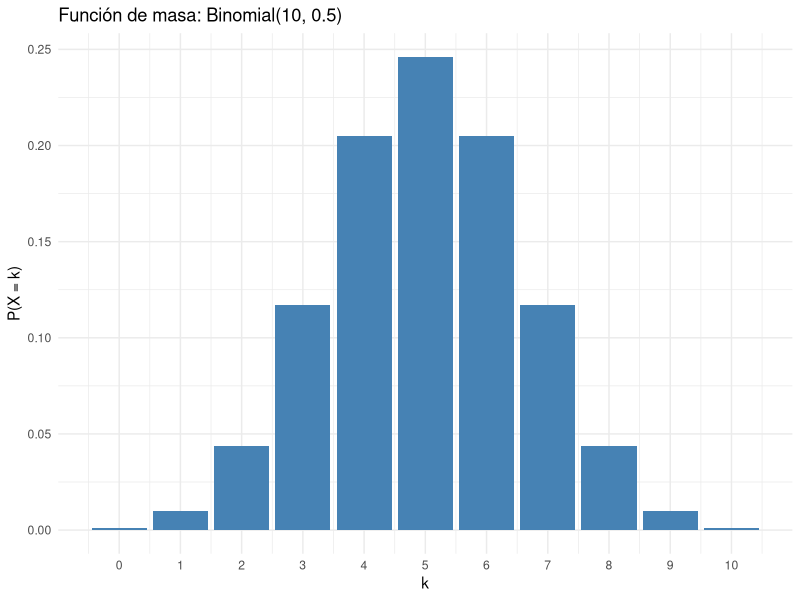
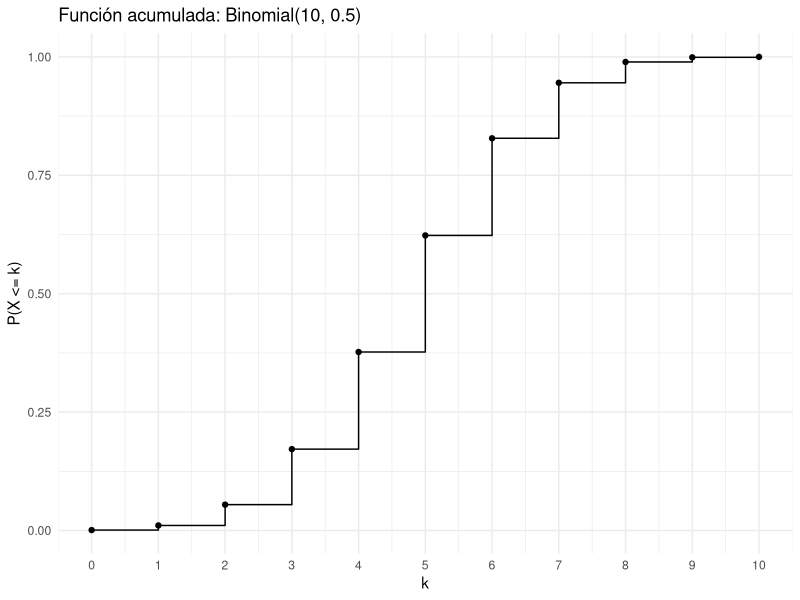
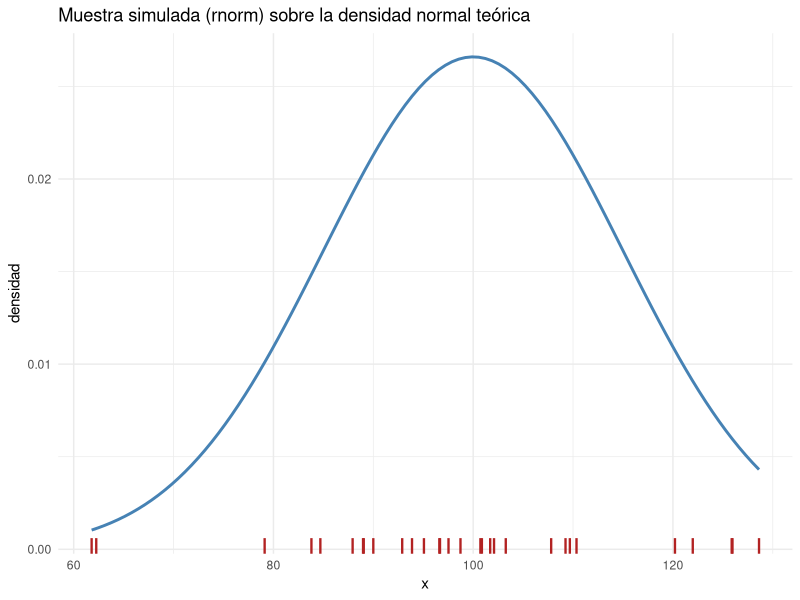
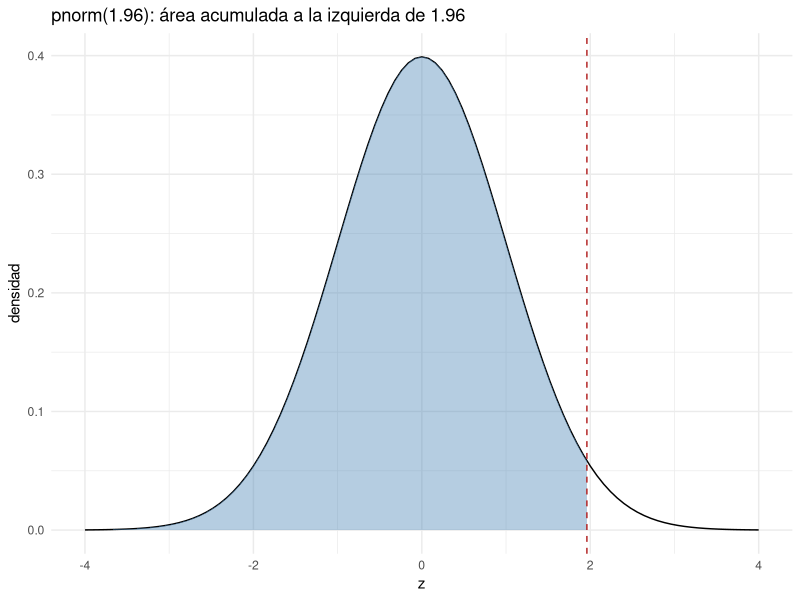
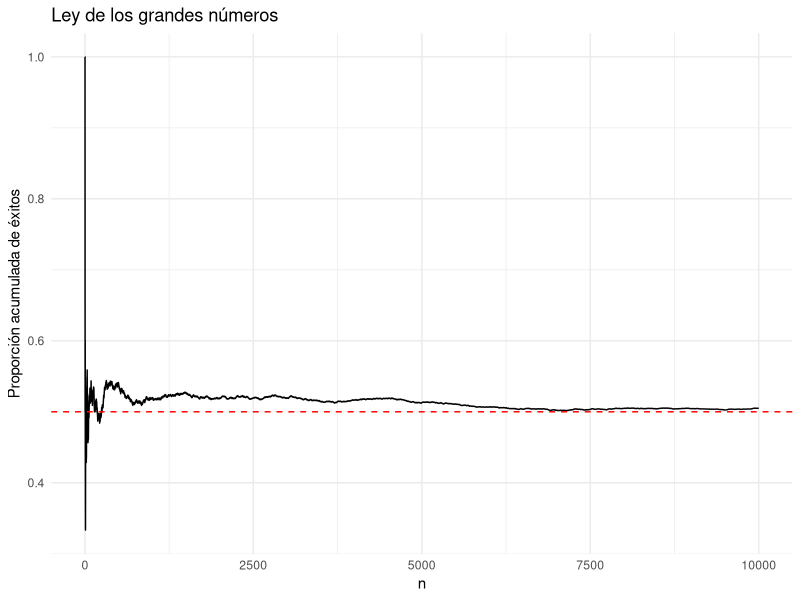
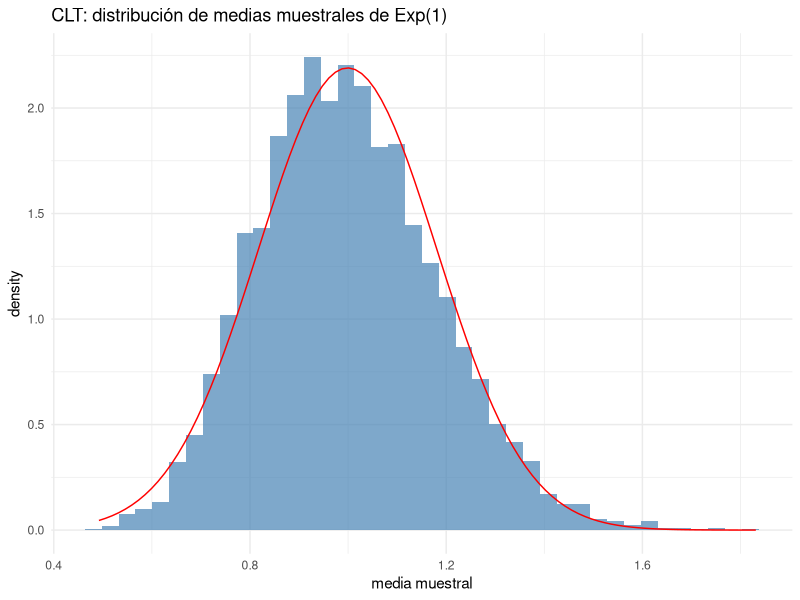
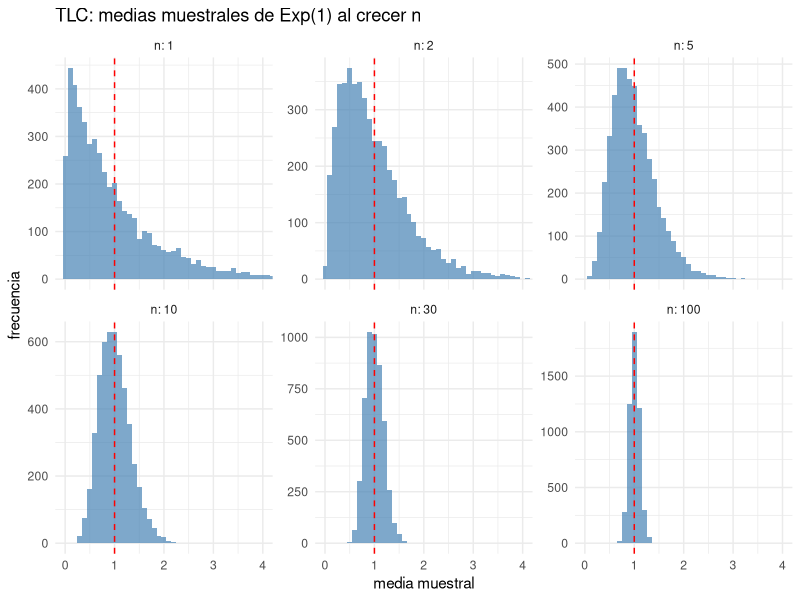
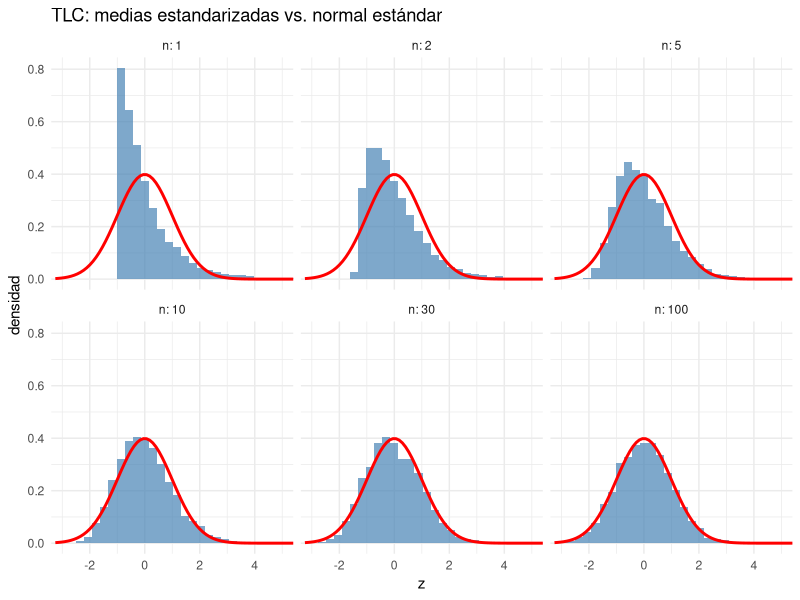

These figures' R source, in order:
## ---- chunk 1
library(tidyverse)
library(skimr)      # resúmenes descriptivos rápidos de un data frame completo

# Función del capítulo anterior, la reutilizamos aquí:
error_estandar <- function(x, na.rm = TRUE) {
  n <- if (na.rm) sum(!is.na(x)) else length(x)
  sd(x, na.rm = na.rm) / sqrt(n)
}
## ---- chunk 2
dnorm(0, mean = 0, sd = 1)          # altura de la densidad normal en 0
pnorm(1.96)                          # P(Z <= 1.96) ≈ 0.975
qnorm(0.975)                         # cuantil 97.5% ≈ 1.96
rnorm(5, mean = 100, sd = 15)        # 5 valores aleatorios N(100, 15^2)

# Mismo patrón para binomial, Poisson, etc.
dbinom(3, size = 10, prob = 0.5)     # P(X = 3) con X ~ Binomial(10, 0.5)
ppois(5, lambda = 3)                 # P(X <= 5) con X ~ Poisson(3)
## ---- chunk 3
dbinom(3, size = 10, prob = 0.5)             # P(X = 3)
dbinom(0:10, size = 10, prob = 0.5)          # toda la función de masa, k = 0, ..., 10
sum(dbinom(0:10, size = 10, prob = 0.5))     # suma 1
## ---- chunk 4
pbinom(3, size = 10, prob = 0.5)             # P(X <= 3)
sum(dbinom(0:3, size = 10, prob = 0.5))      # lo mismo: la acumulada es la suma de la masa

1 - pbinom(3, size = 10, prob = 0.5)                    # P(X > 3)
pbinom(3, size = 10, prob = 0.5, lower.tail = FALSE)    # lo mismo, sin restar
pbinom(5, 10, 0.5) - pbinom(1, 10, 0.5)                 # P(2 <= X <= 5): se resta P(X <= 1), no P(X <= 2)
## ---- chunk 5
qbinom(0.5, size = 10, prob = 0.5)           # mediana: el k más chico con P(X <= k) >= 0.5
## ---- chunk 6
dist_binomial <- tibble(
  k         = 0:10,
  masa      = dbinom(k, size = 10, prob = 0.5),
  acumulada = pbinom(k, size = 10, prob = 0.5)
)

ggplot(dist_binomial, aes(k, masa)) +
  geom_col(fill = "steelblue") +
  scale_x_continuous(breaks = 0:10) +
  labs(title = "Función de masa: Binomial(10, 0.5)", y = "P(X = k)") +
  theme_minimal()

ggplot(dist_binomial, aes(k, acumulada)) +
  geom_step() +                        # escalón: la acumulada salta en cada k
  geom_point() +
  scale_x_continuous(breaks = 0:10) +
  labs(title = "Función acumulada: Binomial(10, 0.5)", y = "P(X <= k)") +
  theme_minimal()
## ---- chunk 7
dnorm(100, mean = 100, sd = 15)              # altura de la curva en 100 (no es probabilidad)

pnorm(115, mean = 100, sd = 15)              # P(X <= 115)
1 - pnorm(115, mean = 100, sd = 15)          # P(X > 115)
pnorm(115, 100, 15) - pnorm(85, 100, 15)     # P(85 < X < 115)

qnorm(0.90, mean = 100, sd = 15)             # percentil 90
pnorm(qnorm(0.90, 100, 15), 100, 15)         # q y p son inversas: regresa 0.90
## ---- chunk 8
set.seed(2026)
muestra_normal <- rnorm(30, mean = 100, sd = 15)

ggplot(tibble(x = muestra_normal), aes(x = x)) +
  stat_function(fun = dnorm, args = list(mean = 100, sd = 15), color = "steelblue", linewidth = 1) +
  geom_rug(color = "firebrick", linewidth = 0.8) +
  labs(title = "Muestra simulada (rnorm) sobre la densidad normal teórica",
       x = "x", y = "densidad") +
  theme_minimal()
## ---- chunk 9
ggplot(tibble(x = c(-4, 4)), aes(x)) +
  stat_function(fun = dnorm) +
  stat_function(fun = dnorm, xlim = c(-4, 1.96), geom = "area", fill = "steelblue", alpha = 0.4) +
  geom_vline(xintercept = qnorm(0.975), linetype = "dashed", color = "firebrick") +
  labs(title = "pnorm(1.96): área acumulada a la izquierda de 1.96",
       x = "z", y = "densidad") +
  theme_minimal()
## ---- chunk 10
set.seed(2026)
rnorm(3)
set.seed(2026)
rnorm(3)             # idéntico al anterior
## ---- chunk 11
set.seed(1)
lanzamientos <- sample(c(0, 1), size = 10000, replace = TRUE, prob = c(0.5, 0.5))
medias_acumuladas <- cumsum(lanzamientos) / seq_along(lanzamientos)

tibble(n = seq_along(medias_acumuladas), media = medias_acumuladas) %>%
  ggplot(aes(n, media)) +
  geom_line() +
  geom_hline(yintercept = 0.5, color = "red", linetype = "dashed") +
  labs(title = "Ley de los grandes números", x = "n", y = "Proporción acumulada de éxitos") +
  theme_minimal()
## ---- chunk 12
set.seed(1)
n_muestra <- 30
n_repeticiones <- 5000

medias <- replicate(n_repeticiones, mean(rexp(n_muestra, rate = 1)))

tibble(medias) %>%
  ggplot(aes(medias)) +
  geom_histogram(aes(y = after_stat(density)), bins = 40, fill = "steelblue", alpha = 0.7) +
  stat_function(fun = dnorm, args = list(mean = mean(medias), sd = sd(medias)), color = "red") +
  labs(title = "CLT: distribución de medias muestrales de Exp(1)", x = "media muestral") +
  theme_minimal()
## ---- chunk 13
set.seed(1)
tamanos <- c(1, 2, 5, 10, 30, 100)

medias_por_n <- tibble(
  n     = rep(tamanos, each = n_repeticiones),
  media = unlist(lapply(tamanos, function(k) replicate(n_repeticiones, mean(rexp(k, rate = 1)))))
)

ggplot(medias_por_n, aes(media)) +
  geom_histogram(binwidth = 0.1, fill = "steelblue", alpha = 0.7) +
  geom_vline(xintercept = 1, color = "red", linetype = "dashed") +
  facet_wrap(~ n, labeller = label_both, scales = "free_y") +   # label_both: título "n: 30"
  coord_cartesian(xlim = c(0, 4)) +
  labs(title = "TLC: medias muestrales de Exp(1) al crecer n", x = "media muestral", y = "frecuencia") +
  theme_minimal()
## ---- chunk 14
medias_por_n %>%
  mutate(z = (media - 1) / (1 / sqrt(n))) %>%      # Exp(1): mu = 1, sigma = 1
  ggplot(aes(z)) +
  geom_histogram(aes(y = after_stat(density)), bins = 40, fill = "steelblue", alpha = 0.7) +
  stat_function(fun = dnorm, color = "red", linewidth = 1) +
  facet_wrap(~ n, labeller = label_both) +
  coord_cartesian(xlim = c(-3, 5)) +
  labs(title = "TLC: medias estandarizadas vs. normal estándar", x = "z", y = "densidad") +
  theme_minimal()
## ---- chunk 15
set.seed(1)
tamanos_dado <- c(1, 2, 10, 30)

medias_dado <- tibble(
  n     = rep(tamanos_dado, each = n_repeticiones),
  media = unlist(lapply(tamanos_dado, function(k) replicate(n_repeticiones, mean(sample(1:6, k, replace = TRUE)))))
)

ggplot(medias_dado, aes(media)) +
  geom_histogram(binwidth = 0.1, fill = "darkorange", alpha = 0.8) +
  facet_wrap(~ n, labeller = label_both, scales = "free_y") +
  labs(title = "TLC con un dado: promedio de n lanzamientos", x = "promedio de las caras", y = "frecuencia") +
  theme_minimal()
## ---- chunk 16
simular_medias <- function(nombre, rdist, tamanos = c(1, 5, 30, 100)) {
  tibble(
    distribucion = nombre,
    n            = rep(tamanos, each = n_repeticiones),
    media        = unlist(lapply(tamanos, function(k) replicate(n_repeticiones, mean(rdist(k)))))
  )
}
## ---- chunk 17
set.seed(1)
medias_continuas <- bind_rows(      # bind_rows(): apila tablas con las mismas columnas
  simular_medias("Beta(0.5, 0.5): forma de U",   function(k) rbeta(k, 0.5, 0.5)),
  simular_medias("Chi-cuadrada(1): asimétrica",  function(k) rchisq(k, df = 1)),
  simular_medias("Lognormal(0, 1): cola pesada", function(k) rlnorm(k))
)

medias_continuas %>%
  group_by(distribucion, n) %>%
  mutate(z = (media - mean(media)) / sd(media)) %>%     # estandariza dentro de cada panel
  ggplot(aes(z)) +
  geom_histogram(aes(y = after_stat(density)), binwidth = 0.25, fill = "steelblue", alpha = 0.7) +
  stat_function(fun = dnorm, color = "red", linewidth = 0.8) +
  facet_grid(distribucion ~ n, labeller = labeller(n = label_both)) +
  coord_cartesian(xlim = c(-3, 5)) +
  labs(title = "TLC con distribuciones continuas: medias estandarizadas vs. N(0, 1)", x = "z", y = "densidad") +
  theme_minimal()
## ---- chunk 18
set.seed(1)
medias_discretas <- bind_rows(
  simular_medias("Poisson(0.5)",    function(k) rpois(k, lambda = 0.5)),
  simular_medias("Geométrica(0.3)", function(k) rgeom(k, prob = 0.3))
)

medias_discretas %>%
  mutate(suma = round(media * n)) %>%
  ggplot(aes(suma)) +
  geom_bar(fill = "darkorange", alpha = 0.8) +
  facet_wrap(~ distribucion + n, scales = "free", ncol = 4, labeller = labeller(n = label_both)) +
  labs(title = "TLC con distribuciones discretas: suma de n observaciones", x = "suma (= n * media)", y = "frecuencia") +
  theme_minimal()
## ---- chunk 19
set.seed(42)
n <- 200

datos_ficticios <- tibble(
  id        = sprintf("ID%03d", 1:n),                                    # identificador secuencial
  fecha     = sample(seq(as.Date("2024-01-01"), as.Date("2024-12-31"),
                          by = "day"), n, replace = TRUE),                # fechas aleatorias en un rango
  categoria = sample(c("A", "B", "C"), n, replace = TRUE,
                      prob = c(0.5, 0.3, 0.2)),                          # categorías con probabilidades distintas
  cliente   = sample(c("Ana", "Luis", "Marta", "Iván", "Sofía"), n,
                      replace = TRUE),                                   # nombres ficticios (con repetición)
  monto     = round(rgamma(n, shape = 2, rate = 0.1), 2)                 # numérica asimétrica (p.ej. montos de compra)
)

datos_ficticios
table(datos_ficticios$categoria)          # verifica que las proporciones cuadran aprox.
## ---- chunk 20
x <- mtcars$mpg

summary(x)                            # resumen de 6 números: min, Q1, mediana, media, Q3, max
quantile(x)                           # cuartiles (0%, 25%, 50%, 75%, 100%)
quantile(x, probs = c(0.1, 0.9))      # cuantiles arbitrarios
IQR(x)                                # rango intercuartílico: Q3 - Q1 (dispersión robusta)
## ---- chunk 21
cor(mtcars$mpg, mtcars$hp)     # correlación de Pearson, entre -1 y 1
cov(mtcars$mpg, mtcars$hp)     # covarianza (misma idea, sin normalizar a [-1, 1])

# cor() sobre varias columnas a la vez da la matriz de correlaciones
cor(mtcars[, c("mpg", "hp", "wt")])
## ---- chunk 22
skim(mtcars[, c("mpg", "hp", "wt")])
## ---- chunk 23
clima <- read_csv("../../data/clima.csv")
quantile(clima$precipitacion_mm)
IQR(clima$precipitacion_mm)
cor(clima$temperatura_c, clima$precipitacion_mm)
## ---- chunk 24
set.seed(2026)
muestra <- rnorm(30, mean = 100, sd = 15)

prueba <- t.test(muestra, mu = 95)   # H0: la media poblacional es 95
prueba
prueba$p.value          # valor p
prueba$conf.int         # intervalo de confianza (95% por default)
## ---- chunk 25
grupo1 <- rnorm(20, mean = 50, sd = 5)
grupo2 <- rnorm(20, mean = 53, sd = 5)

t.test(grupo1, grupo2, var.equal = TRUE)    # asumiendo varianzas iguales
t.test(grupo1, grupo2, var.equal = FALSE)   # prueba de Welch (varianzas distintas; es el default)
## ---- chunk 26
t.test(temperatura_c ~ ciudad, data = clima)
## ---- chunk 27
set.seed(7)
n_por_grupo <- 40

# Simulamos un experimento: el grupo B (una versión nueva de una página web)
# tiene un tiempo de conversión ligeramente menor (mejor) que el grupo A.
tiempo_A <- rnorm(n_por_grupo, mean = 45, sd = 12)   # segundos, versión actual
tiempo_B <- rnorm(n_por_grupo, mean = 40, sd = 12)   # segundos, versión nueva

experimento <- tibble(
  grupo = rep(c("A", "B"), each = n_por_grupo),
  tiempo = c(tiempo_A, tiempo_B)
)

# Resumen descriptivo por grupo
experimento %>%
  group_by(grupo) %>%
  summarize(n = n(), media = mean(tiempo), mediana = median(tiempo),
            sd = sd(tiempo), IQR = IQR(tiempo))
## ---- chunk 28
ggplot(experimento, aes(x = grupo, y = tiempo, fill = grupo)) +
  geom_boxplot(alpha = 0.7) +
  labs(title = "Tiempo de conversión por grupo del experimento", y = "segundos") +
  theme_minimal()
## ---- chunk 29
t.test(tiempo ~ grupo, data = experimento)
